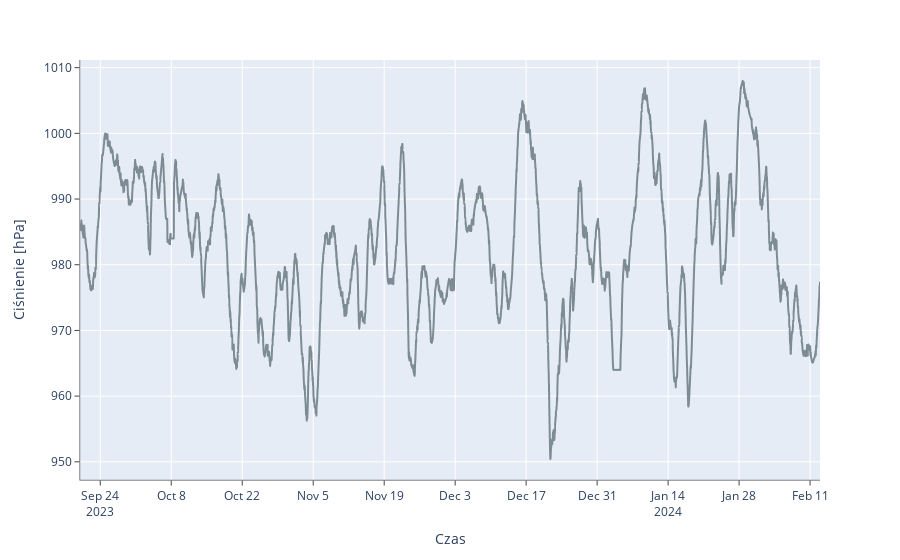

Write notebook code for a chart like this one.
### Code cell
fig = px.line(
    df,
    x="last_changed",
    y="pressure",
    color_discrete_sequence=['#7d8b94'],
)

fig.update_xaxes(
    title='Czas',
    showline=True,
    linewidth=0.5,
    linecolor='black',
    ticks="outside",
)

fig.update_yaxes(
    title='Ciśnienie [hPa]',
    showline=True,
    linewidth=0.5,
    linecolor='black',
    ticks="outside",
)

fig.show()

### Figure 1 — Plotly figure (JSON) as saved in the notebook; plotly's stock layout.template omitted (floating-point values rounded to 4 significant figures; data arrays with more than 128 entries replaced by an {"elided": "..."} marker saying what was removed)
{"data": [{"hovertemplate": "last_changed=%{x}<br>pressure=%{y}<extra></extra>", "legendgroup": "", "line": {"color": "#7d8b94", "dash": "solid"}, "marker": {"symbol": "circle"}, "mode": "lines", "name": "", "showlegend": false, "type": "scattergl", "x": {"elided": "3504 str values"}, "xaxis": "x", "y": {"elided": "3504 float values"}, "yaxis": "y"}], "layout": {"autosize": true, "legend": {"tracegroupgap": 0}, "margin": {"t": 60}, "xaxis": {"anchor": "y", "autorange": true, "domain": [0, 1], "linecolor": "black", "linewidth": 0.5, "range": ["2023-09-20", "2024-02-12 23:00"], "showline": true, "ticks": "outside", "title": {"text": "Czas"}, "type": "date"}, "yaxis": {"anchor": "x", "autorange": true, "domain": [0, 1], "linecolor": "black", "linewidth": 0.5, "range": [947.2, 1011.0], "showline": true, "ticks": "outside", "title": {"text": "Ciśnienie [hPa]"}, "type": "linear"}}}
